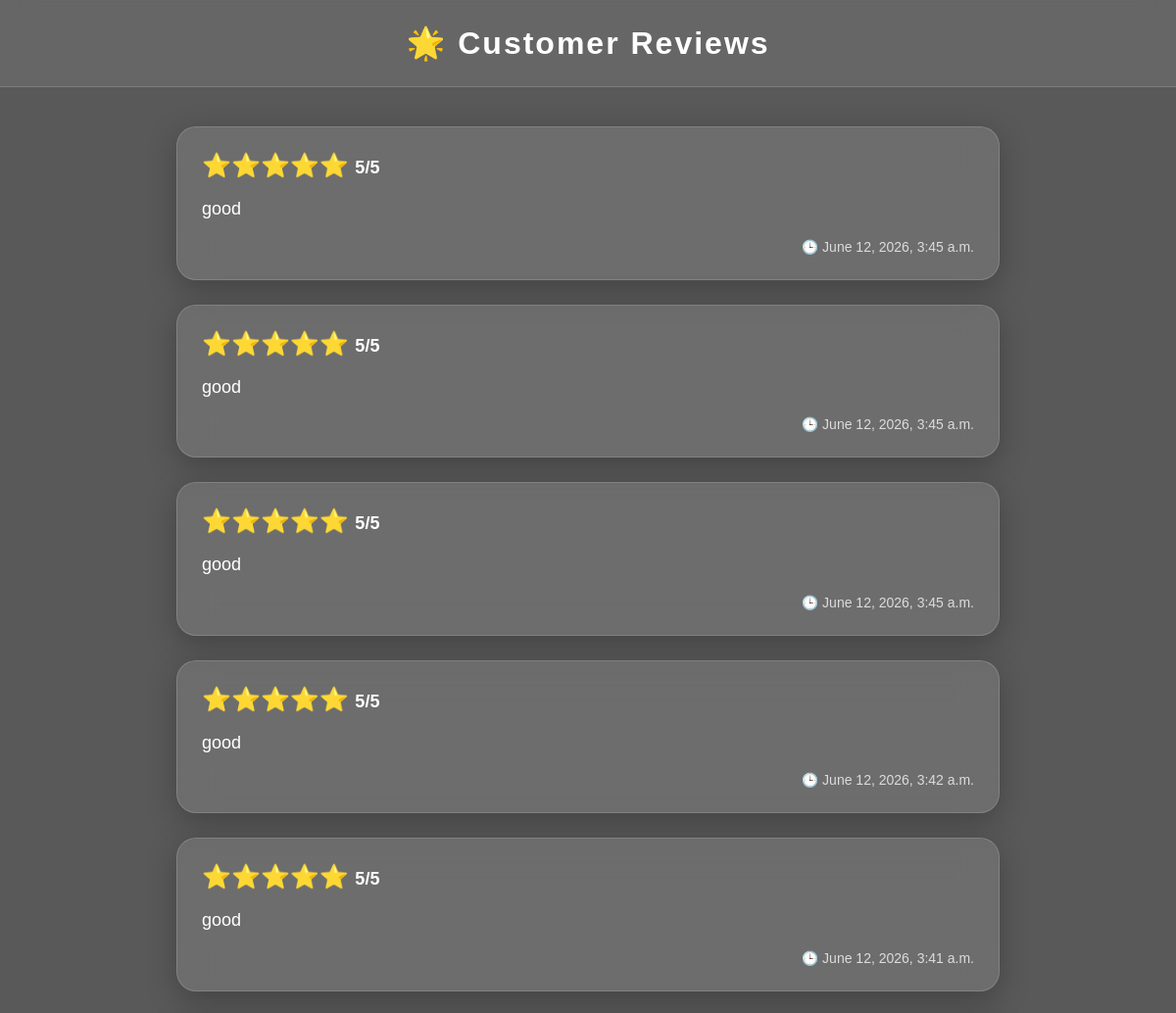
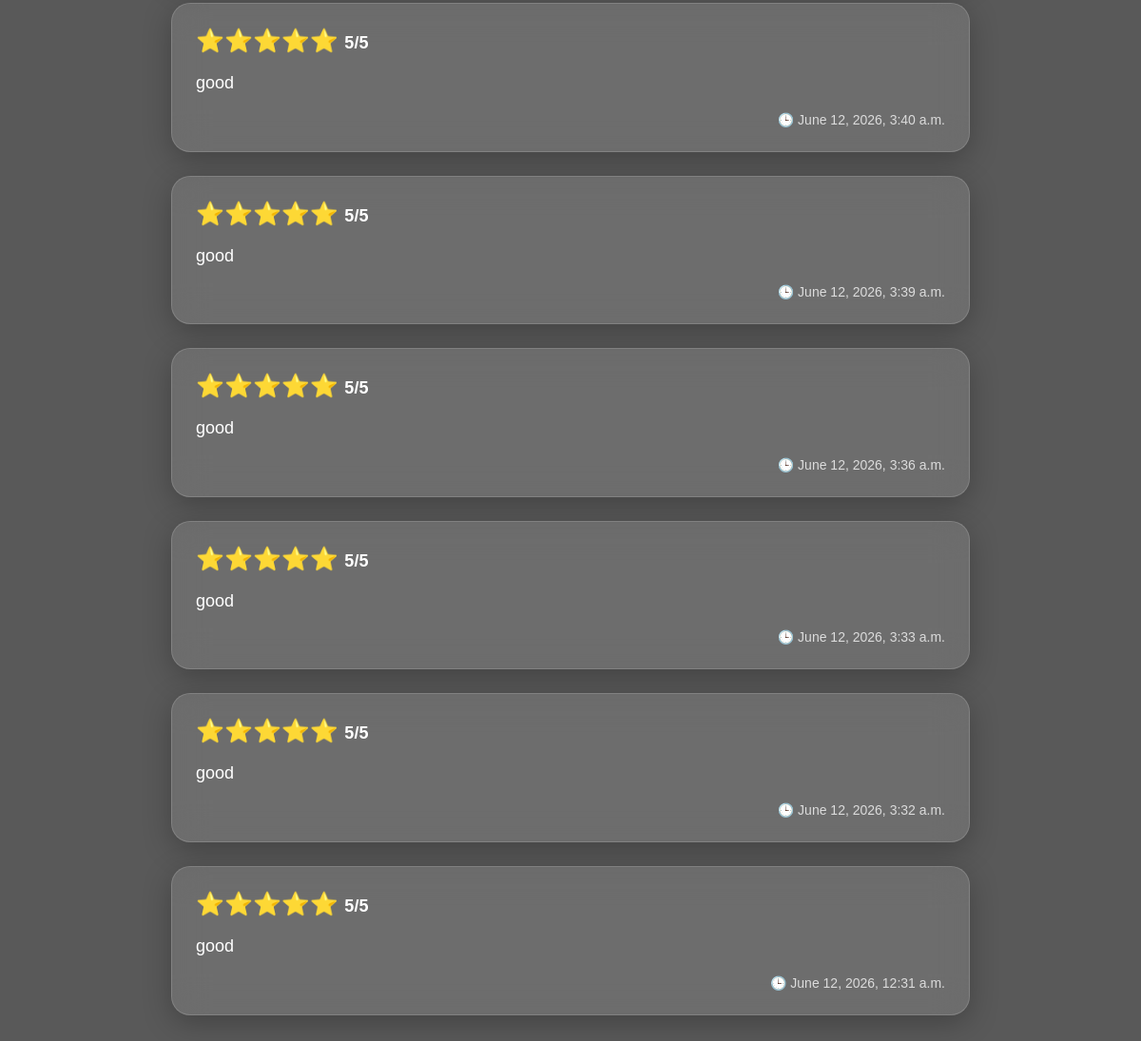
The app's page /customer/reviews/ with its own data (2 pictures, top to bottom).
### customer/models.py (models this page shows, shortened)
class Review(models.Model):
    rating = models.IntegerField()
    review = models.TextField()
    created_at = models.DateTimeField(auto_now_add=True)

### customer/views.py (the view)
# urls.py: path('reviews/', review_list, name='review_list'),
def review_list(request):
    reviews = Review.objects.all().order_by('-created_at')
    return render(request,'review_list.html',{'reviews': reviews})

### customer/templates/review_list.html (shortened to what this page needs)
<!DOCTYPE html>
<html lang="en">
<head>
</head>
<body>
    <h1>🌟 Customer Reviews</h1>
    <div class="reviews-container">
        {% for review in reviews %}
        <div class="review-card">
            <div class="rating">
                ⭐⭐⭐⭐⭐
                <span style="color: white;font-size: 18px;">
                    {{ review.rating }}/5
                </span>
            </div>
            <div class="review-text">
                {{ review.review }}
            </div>
            <div class="date">
                🕒 {{ review.created_at }}
            </div>
        </div>
        {% empty %}
        <div class="empty">
            No reviews yet 😔
        </div>
        {% endfor %}
    </div>
</body>
</html>

### customer/templates/review_list.html (style rules this page uses)
body { font-family: Arial, sans-serif; margin: 0; padding: 0; background: linear-gradient(rgba(0, 0, 0, 0.65), rgba(0, 0, 0, 0.65)), url("https://images.unsplash.com/photo-1414235077428-338989a2e8c0?auto=format&fit=crop&w=1600&q=80"); background-size: cover; background-position: center; background-attachment: fixed; }
h1 { text-align: center; margin: 0; padding: 25px; color: white; background: rgba(255, 255, 255, 0.08); backdrop-filter: blur(15px); -webkit-backdrop-filter: blur(15px); border-bottom: 1px solid rgba(255, 255, 255, 0.15); letter-spacing: 2px; }
.reviews-container { width: 70%; margin: 40px auto; }
.review-card { margin-bottom: 25px; padding: 25px; border-radius: 20px; background: rgba(255, 255, 255, 0.12); backdrop-filter: blur(18px); -webkit-backdrop-filter: blur(18px); border: 1px solid rgba(255, 255, 255, 0.15); box-shadow: 0 8px 30px rgba(0, 0, 0, 0.25); transition: 0.3s; }
.rating { font-size: 24px; font-weight: bold; color: #FFD700; margin-bottom: 15px; }
.review-text { color: white; font-size: 18px; line-height: 1.7; margin-bottom: 15px; }
.date { color: #dcdcdc; font-size: 14px; text-align: right; }

### records on screen
Review: rating "5", review "good", created_at "June 12, 2026, 3:45 a.m."
Review: rating "5", review "good", created_at "June 12, 2026, 3:45 a.m."
Review: rating "5", review "good", created_at "June 12, 2026, 3:45 a.m."
Review: rating "5", review "good", created_at "June 12, 2026, 3:42 a.m."
Review: rating "5", review "good", created_at "June 12, 2026, 3:41 a.m."
Review: rating "5", review "good", created_at "June 12, 2026, 3:40 a.m."
Review: rating "5", review "good", created_at "June 12, 2026, 3:39 a.m."
Review: rating "5", review "good", created_at "June 12, 2026, 3:36 a.m."
Review: rating "5", review "good", created_at "June 12, 2026, 3:33 a.m."
Review: rating "5", review "good", created_at "June 12, 2026, 3:32 a.m."
Review: rating "5", review "good", created_at "June 12, 2026, 12:31 a.m."
